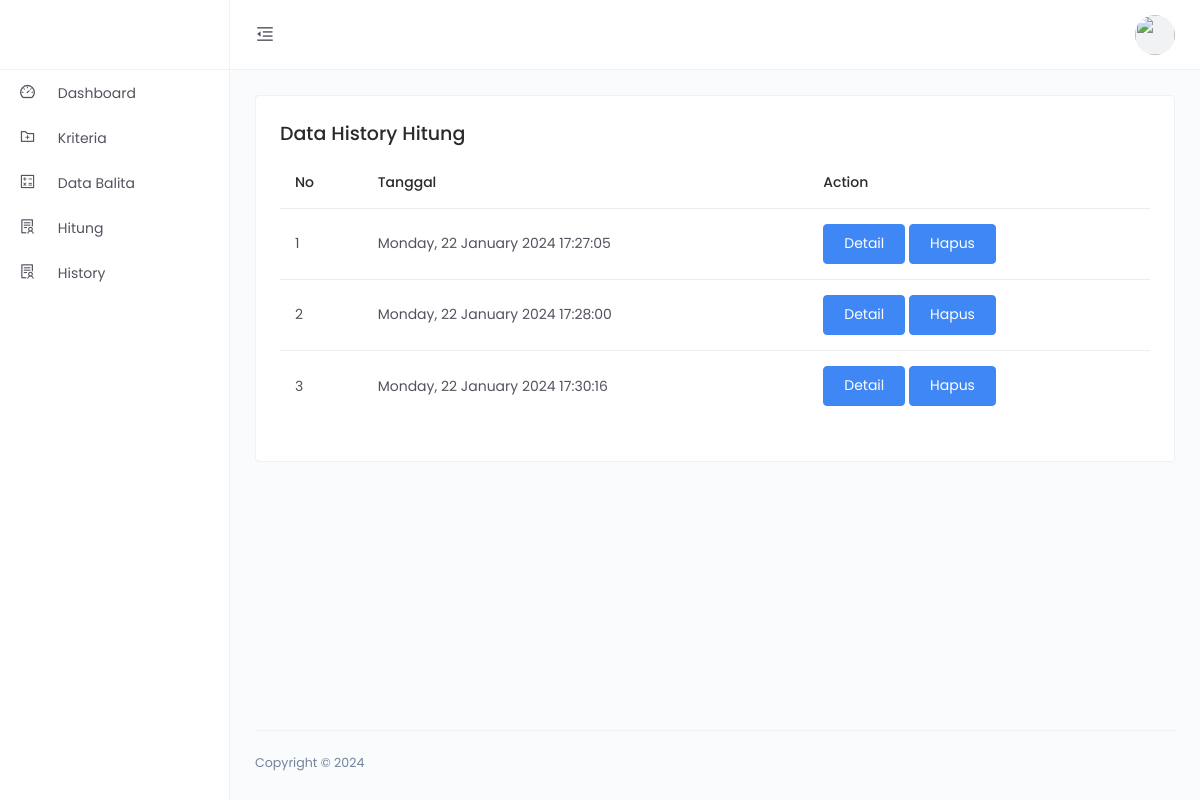
The page /history.php (signed in) on the database its author committed.
### tables this page shows
CREATE TABLE `hasil` (
  `id_hasil` int(11) NOT NULL,
  `tanggal` datetime NOT NULL
);

### src/history.php (the view, shortened to what this page needs)
<?php
 include '../config/database.php';
?>
<!DOCTYPE html>
<html lang="en">
<head>
    <link href="../assets/css/app.min.css" rel="stylesheet">
</head>
<body>
    <div class="app">
        <div class="layout">
         <?php include'header.php'?>
         <?php include'sidenav.php'?>
            <div class="page-container">
                <div class="main-content">
                    <div class="row">
                        <div class="col-md-6 col-lg-12">
                            <div class="card">
                                <div class="card-body">
                                <h4>Data History Hitung</h4>
                                    <div class="table-responsive">
                                        <table class="table table-hover">
                                            <thead>
                                                <tr>
                                                    <th scope="col">No</th>
                                                    <th scope="col">Tanggal</th>
                                                    <th scope="col">Action</th>
                                                </tr>
                                            </thead>
                                            <tbody>
                                            <?php
                $no = 1;
                $get_data = mysqli_query($conn, "select * from hasil");
                while($display = mysqli_fetch_array($get_data)) {
                    $id = $display['id_hasil'];
                    $tanggal = $display['tanggal'];
                ?>
                <td class="text-truncate"><?php echo $no ?></td>
                <td class="text-truncate"><?php
                  $formatTanggal = date('l, d F Y H:i:s', strtotime($tanggal));
                echo $formatTanggal; ?></td>
                <td class="text-truncate">
                    <a href='detail_history.php?GetID=<?php echo $id ?>' class="btn btn-primary btn-user">Detail</a>
                    <a href='delete_history.php?Del=<?php echo $id ?>' style="text-decoration: none; list-style: none;"><input type='submit' value='Hapus' id='delbtn' class="btn btn-primary btn-user" ></a>
                </td>
              <?php
              $no++;
                }
              ?>
                                            </tbody>
                                        </table>
                                    </div>
                                </div>
                            </div>
                        </div>
                    </div>
                </div>
                <footer class="footer">
                    <div class="footer-content justify-content-between">
                        <p class="m-b-0">Copyright © 2024</p>
                    </div>
                </footer>
            </div>
        </div>
    </div>
</body>
</html>

### rows shown on the page
hasil: tanggal "Monday, 22 January 2024 17:27:05"
hasil: tanggal "Monday, 22 January 2024 17:28:00"
hasil: tanggal "Monday, 22 January 2024 17:30:16"
